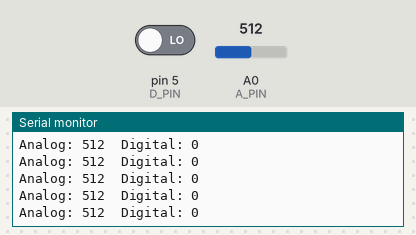
The sketch below on a simulated Arduino Uno, built with avr-gcc and run on an emulated ATmega328P. On the bench: the last lines printed to the serial monitor. The inputs (shaded band) are chosen by the test bench; at power-on: A0 (A_PIN) = 512, pin 5 (D_PIN) LOW.

Above: at 1.2 s.
1.3 s: A0 (A_PIN) set to 104
At 2.2 s:
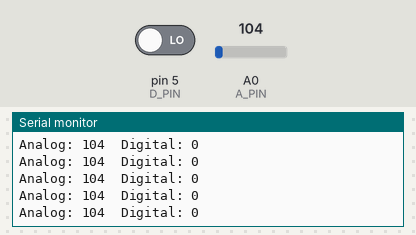
4.3 s: A0 (A_PIN) set to 91
At 5.1 s:
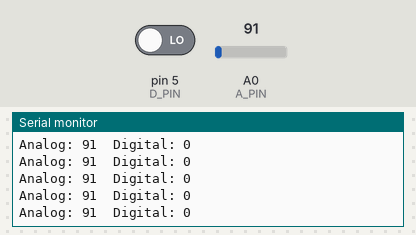
7.3 s: A0 (A_PIN) set to 11
At 8.1 s:
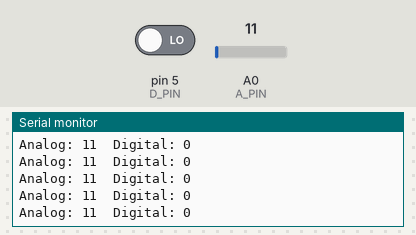
10.3 s: A0 (A_PIN) set to 8
At 11.0 s:
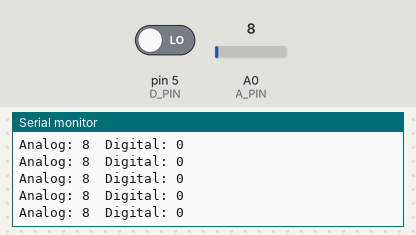
Timing chart, 0 to 13.3 s (numbered marks = the images above; inputs shaded):
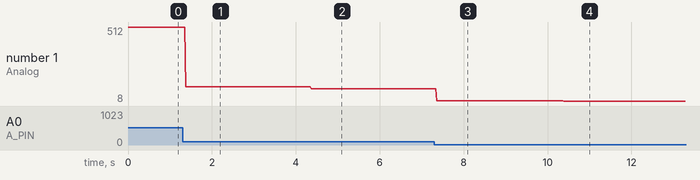

Measured:
- after the input at 1.3 s, the serial monitor: prints a new line after 0.08 s (image 1)
- after the input at 4.3 s, the serial monitor: prints a new line after 0.07 s (image 2)
- after the input at 7.3 s, the serial monitor: prints a new line after 0.06 s (image 3)
- after the input at 10.3 s, the serial monitor: prints a new line after 0.08 s (image 4)
- plotted number 1: 512 → 104 after the input at 1.3 s, 104 → 91 after the input at 4.3 s, 91 → 11 after the input at 7.3 s, 11 → 8 after the input at 10.3 s

The sketch:

Linetracker.ino
```cpp
#define A_PIN 0 // analog pin connected to line tracker
#define D_PIN 5 // digital pin connected to line tracker

void setup() {
  pinMode(D_PIN,INPUT);
  Serial.begin(9600);
}

void loop() {
  Serial.print("Analog: ");
  Serial.print(analogRead(A_PIN));
  Serial.print("  Digital: ");
  Serial.println(digitalRead(D_PIN));
}
```
